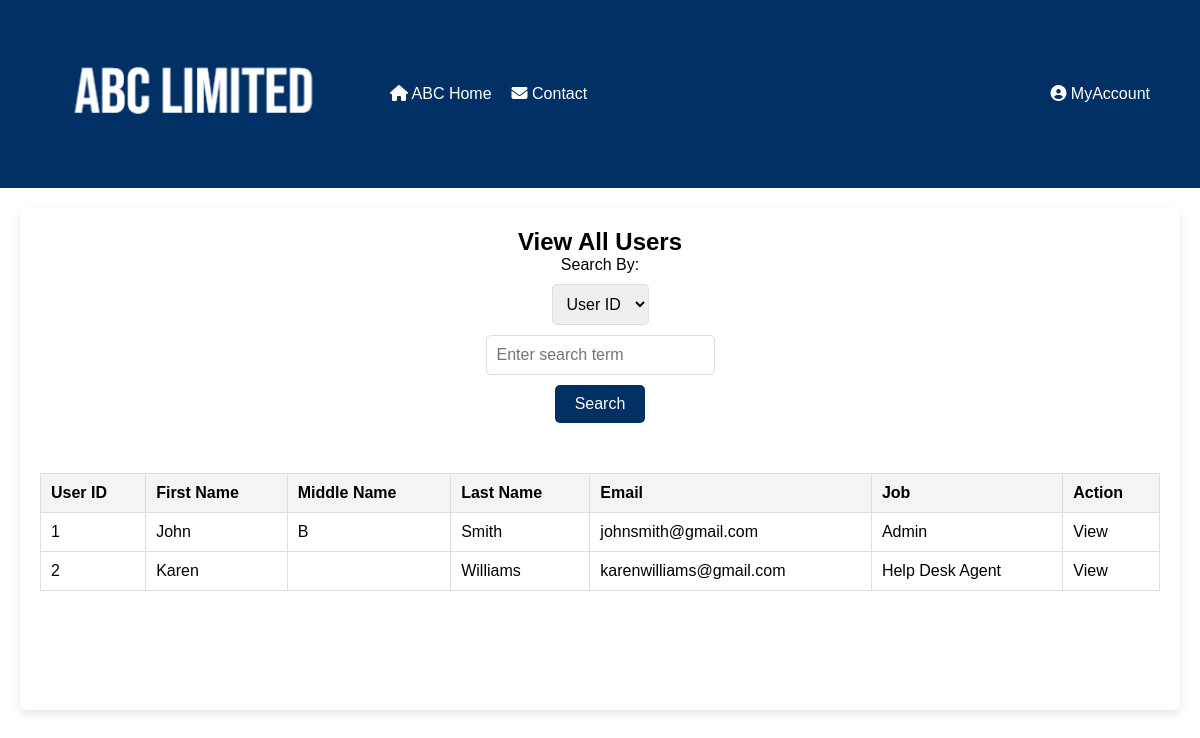
The page /php/UserManagement.php (signed in) on the database its author committed.
### tables this page shows
CREATE TABLE "users" (
	"userID"	INTEGER,
	"fName"	TEXT NOT NULL,
	"mName"	TEXT,
	"lName"	TEXT NOT NULL,
	"email"	TEXT NOT NULL CHECK("email" LIKE '%_@_%._%') UNIQUE,
	"password"	TEXT NOT NULL,
	"jobID"	INTEGER,
	"companyID"	INTEGER CHECK("jobID" != 1 OR ("jobID" = 1 AND "companyID" IS NOT NULL)),
	PRIMARY KEY("userID" AUTOINCREMENT),
	FOREIGN KEY("jobID") REFERENCES "jobs"("jobID") ON UPDATE CASCADE ON DELETE CASCADE,
	FOREIGN KEY("companyID") REFERENCES "Company"("companyID") ON UPDATE CASCADE ON DELETE CASCADE
);

CREATE TABLE "jobs" (
	"jobID"	INTEGER,
	"job"	TEXT NOT NULL,
	PRIMARY KEY("jobID" AUTOINCREMENT)
);

### php/UserManagement.php (the view, shortened to what this page needs)
<!DOCTYPE html>
<html lang="en">
<?php
function getUsers($searchBy = '', $searchTerm = '', $page = 1, $usersPerPage = 10, $sortBy = '', $sortOrder = 'ASC') {
    $db = new SQLite3('../data/ABC_DBA.db');
    $sql = "SELECT u.*, j.job AS job_name
        FROM users u
        LEFT JOIN jobs j ON u.jobID = j.jobID";
    $whereClause = '';
    $orderBy = '';
    $countSql = "SELECT COUNT(*) as total FROM ($sql $whereClause)";
    $countStmt = $db->prepare($countSql);
    $countResult = $countStmt->execute();
    $totalCases = $countResult->fetchArray(SQLITE3_ASSOC)['total'];
    $totalPages = ceil($totalCases / $usersPerPage);
    $page = max(1, min($page, $totalPages));
    $offset = ($page - 1) * $usersPerPage;
    $sql = $sql . $whereClause . $orderBy . " LIMIT :limit OFFSET :offset";
    $stmt = $db->prepare($sql);
    $stmt->bindValue(':limit', $usersPerPage, SQLITE3_INTEGER);
    $stmt->bindValue(':offset', $offset, SQLITE3_INTEGER);
    $result = $stmt->execute();
    $paginatedResult = [];
    while ($row = $result->fetchArray(SQLITE3_ASSOC)) {
        $paginatedResult[] = $row;
    }
    return [
        'data' => $paginatedResult,
        'pagination' => [
            'totalCases' => $totalCases,
            'totalPages' => $totalPages,
            'currentPage' => $page,
        ],
    ];
}
$searchBy = isset($_GET['searchBy']) ? $_GET['searchBy'] : '';
$searchTerm = isset($_GET['searchTerm']) ? $_GET['searchTerm'] : '';
$page = isset($_GET['page']) ? (int)$_GET['page'] : 1;
$sortBy = isset($_GET['sortBy']) ? $_GET['sortBy'] : '';
$sortOrder = isset($_GET['sortOrder']) ? $_GET['sortOrder'] : 'ASC';
$result = getUsers($searchBy, $searchTerm, $page, 10, $sortBy, $sortOrder);
$users = $result['data'];
?>
<head>
    <link rel="stylesheet" href="../css/ViewAllComplaints.css">
</head>
<body>
<header>
    <a href="Homepage.php"><img class="logo" src="../abc.png" alt="ABC Logo"></a>
    <nav>
        <ul class="left-menu">
            <li><a href="Homepage.php"><i class="fa-solid fa-house"></i> ABC Home</a></li>
            <li><a href="../html/Contact.html"><i class="fa-solid fa-envelope"></i> Contact</a></li>
        </ul>
        <ul class="right-menu">
            <li class="dropdown">
                <a href="javascript:void(0)" class="dropbtn"><i class="fa-solid fa-circle-user"></i> MyAccount</a>
            </li>
        </ul>
    </nav>
</header>
<main>
    <h2>View All Users</h2>
    <form method="GET" action="" id="searchForm">
        <label for="searchBy">Search By:</label>
        <select name="searchBy" id="searchBy">
            <option value="userID" <?php echo ($searchBy == 'userID') ? 'selected' : ''; ?>>User ID</option>
        </select>
        <div class="dropdown2">
            <input type="text" name="searchTerm" id="searchTerm"
                   value="<?php echo htmlspecialchars($searchTerm); ?>"
                   placeholder="Enter search term"
                   onfocus="showDropdown()"
                   onkeyup="filterFunction()">
        </div>
        <button type="submit">Search</button>
    </form>
    <table id="casesTable">
        <thead>
            <tr>
                <th><a href="?searchBy=<?php echo urlencode($searchBy); ?>&searchTerm=<?php echo urlencode($searchTerm); ?>&sortBy=userID&sortOrder=<?php echo ($sortBy == 'userID' && $sortOrder == 'ASC') ? 'DESC' : 'ASC'; ?>">User ID </a></th>
                <th><a href="?searchBy=<?php echo urlencode($searchBy); ?>&searchTerm=<?php echo urlencode($searchTerm); ?>&sortBy=fName&sortOrder=<?php echo ($sortBy == 'fName' && $sortOrder == 'ASC') ? 'DESC' : 'ASC'; ?>">First Name </a></th>
                <th>Middle Name</th>
                <th><a href="?searchBy=<?php echo urlencode($searchBy); ?>&searchTerm=<?php echo urlencode($searchTerm); ?>&sortBy=lName&sortOrder=<?php echo ($sortBy == 'lName' && $sortOrder == 'ASC') ? 'DESC' : 'ASC'; ?>">Last Name </a></th>
                <th><a href="?searchBy=<?php echo urlencode($searchBy); ?>&searchTerm=<?php echo urlencode($searchTerm); ?>&sortBy=email&sortOrder=<?php echo ($sortBy == 'email' && $sortOrder == 'ASC') ? 'DESC' : 'ASC'; ?>">Email </a></th>
                <th><a href="?searchBy=<?php echo urlencode($searchBy); ?>&searchTerm=<?php echo urlencode($searchTerm); ?>&sortBy=job_name&sortOrder=<?php echo ($sortBy == 'job_name' && $sortOrder == 'ASC') ? 'DESC' : 'ASC'; ?>">Job </a></th>
                <th>Action</th>
            </tr>
        </thead>
        <tbody>
        <?php foreach ($users as $user) : ?>
            <tr>
                <td><?php echo $user['userID']; ?></td>
                <td><?php echo $user['fName']; ?></td>
                <td><?php echo $user['mName']; ?></td>
                <td><?php echo $user['lName']; ?></td>
                <td><?php echo $user['email']; ?></td>
                <td><?php echo $user['job_name']; ?></td>
                <td>
                    <?php if ($user['jobID'] >= 0) : ?>
                        <a href="ViewUser.php?uid=<?php echo $user['userID']; ?>">View</a>
                    <?php else : ?>
                        <a href="ViewUser.php?uid=<?php echo $user['userID']; ?>">View</a>
                    <?php endif; ?>
                </td>
            </tr>
        <?php endforeach; ?>
        </tbody>
    </table>
</main>
</body>
</html>

### css/ViewAllComplaints.css (style rules this page uses)
* { margin: 0; padding: 0; box-sizing: border-box; font-family: Arial, Helvetica, sans-serif; }
header { background-color: #003064; color: #ffffff; display: flex; align-items: center; padding: 50px; }
img.logo { width: 300px; margin-right: 20px; }
nav { display: flex; justify-content: space-between; width: 100%; }
nav ul.left-menu { flex-grow: 1; }
nav ul.right-menu { justify-content: flex-end; }
.dropdown { position: relative; display: inline-block; }
nav ul { list-style: none; display: flex; align-items: center; margin: 0; padding: 0; }
nav ul li { margin-left: 20px; }
nav ul li a { color: #ffffff; text-decoration: none; }
html, body { height: 100%; margin: 0; display: flex; flex-direction: column; }
main { flex-grow: 1; background-color: #ffffff; padding: 20px; margin: 20px; margin-bottom: 90px; border-radius: 5px; display: flex; flex-direction: column; align-items: center; box-shadow: 0 4px 8px rgba(0, 0, 0, 0.1); text-decoration: none; }
form { display: flex; flex-direction: column; align-items: center; margin-bottom: 20px; }
a { text-decoration: none; color: inherit; }
form label, form select, form input, form button { margin-bottom: 10px; }
form input, form select { padding: 10px; border: 1px solid #ddd; border-radius: 5px; font-size: 16px; outline: none; }
form button { background-color: #003064; color: white; padding: 10px 20px; font-size: 16px; border: none; border-radius: 5px; cursor: pointer; }
table { width: 100%; border-collapse: collapse; margin-top: 20px; }
table, th, td { border: 1px solid #ddd; }
th, td { padding: 10px; text-align: left; }
th { background-color: #f4f4f4; }
.dropdown2 { position: relative; display: inline-block; }
header a { color: white; text-decoration: none; }

### rows shown on the page
users: userID "1", fName "John", mName "B", lName "Smith", email "johnsmith@gmail.com", jobID.job "Admin"
users: userID "2", fName "Karen", lName "Williams", email "karenwilliams@gmail.com", jobID.job "Help Desk Agent"
